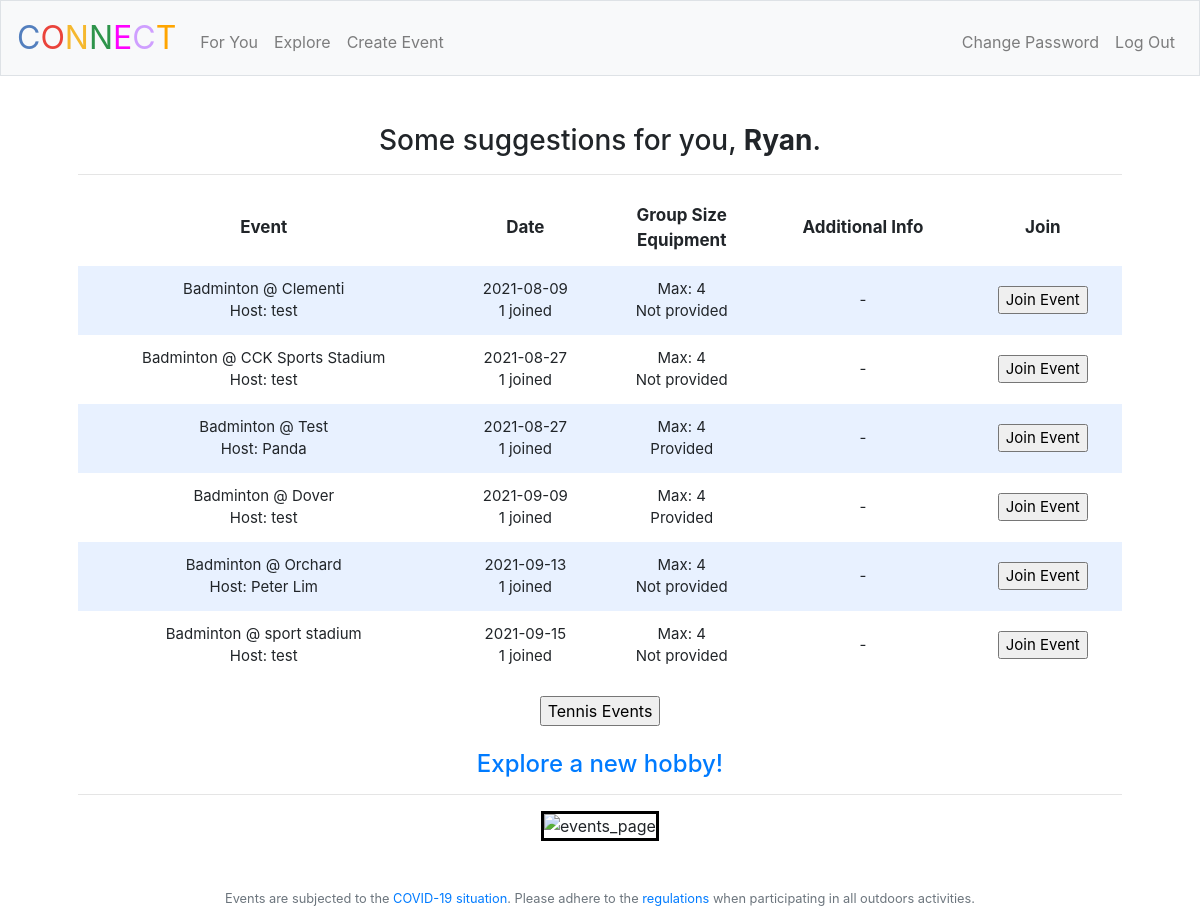
Screenshot of /for_you (signed in) with the database file from the repository.
### tables this page shows
CREATE TABLE "activities" ('event_id' integer PRIMARY KEY NOT NULL, 'email' text NOT NULL, 'hobby' text NOT NULL, 'location' text NOT NULL, 'date' date NOT NULL, 'participant_count' integer DEFAULT 1 , 'organiser' text NOT NULL, 'comment' text, 'max' integer NOT NULL, 'equipment' text NOT NULL);

### application.py (the view)
@app.route("/for_you")
@login_required
def for_you():
    hobby_count = db.execute(
        "SELECT hobby, count(hobby) AS count FROM participant WHERE email = ? GROUP BY hobby ORDER BY count DESC, hobby ASC", session["email"])
    if len(hobby_count) == 0:
        flash("Let's explore some events first!")
        return redirect("/events")
    else:
        main_interest = hobby_count[0]["hobby"]
        if len(hobby_count) > 1:
            sub_interest = hobby_count[1]["hobby"]
        else:
            sub_interest = ""
        more_events = db.execute(
            "SELECT * FROM activities WHERE hobby = ? AND event_id NOT IN (SELECT event_id FROM participant WHERE email = ?) ORDER BY hobby ASC, date ASC", main_interest, session["email"])
        return render_template("for_you.html", welcome_user=session["username"], activities=more_events, sub_interest=sub_interest)

### application.py (called while the page is built)
def login_required(f):
    @wraps(f)
    def decorated_function(*args, **kwargs):
        if session.get("email") is None:
            return redirect("/login")
        return f(*args, **kwargs)
    return decorated_function

@app.after_request
def after_request(response):
    response.headers["Cache-Control"] = "no-cache, no-store, must-revalidate"
    response.headers["Expires"] = 0
    response.headers["Pragma"] = "no-cache"
    return response

### templates/for_you.html (shortened to what this page needs)
{% extends "layout.html" %}
{% block main %}
    <H3>Some suggestions for you, <b>{{ welcome_user }}</b>.</H3>
    <hr>
    <table>
        <thead>
            <tr>
                <th>Event</th>
                <th>Date</th>
                <th>Group Size<br>Equipment</th>
                <th>Additional Info</th>
                <th>Join</th>
            </tr>
        </thead>
            <tbody>
                {% for activity in activities %}
                <tr>
                    <td>{{ activity.hobby }} @ {{ activity.location }}<br>Host: {{ activity.organiser }}</td>
                    <td>{{ activity.date }}<br>{{ activity.participant_count }} joined</td>
                    <td>Max: {{ activity.max }}<br>{{ activity.equipment }}</td>
                    <td>{{ activity.comment }}</td>
                    <td>
                        <form action = "/join_event" method = "post">
                            <input type = "submit" value = "Join Event">
                        </form>
                    </td>
                </tr>
                {% endfor %}
            </tbody>
    </table>
    <form action = "/events" method = "post">
        <input type = "submit" value = "{{ sub_interest }} Events">
    </form>
    <br>
    <h4><a href = "/events">Explore a new hobby!</a></h4>
    <hr>
    <img id = "image" src = "https://www.pngitem.com/pimgs/m/141-1414092_nyan-cat-png-transparent-png.png" alt = "events_page">
{% endblock %}

### static/styles.css (style rules this page uses)
main img { max-width: 100%; }
table { background-color: transparent; margin-bottom: 1rem; width: 100%; }
table td { padding: 0.75rem; vertical-align: middle; font-weight: normal; font-size: 15px; }
table th { padding: 0.75rem; vertical-align: middle; font-weight: bold; font-size: 17px; }
tbody tr:nth-of-type(odd) { background-color: rgb(179, 208, 255, 0.3) }
#image { border-style: solid; border-color: #000000; }

### rows the page displays
activities: hobby "Badminton", location "Clementi", organiser "test", date "2021-08-09", participant_count "1", max "4", equipment "Not provided", comment "-"
activities: hobby "Badminton", location "CCK Sports Stadium", organiser "test", date "2021-08-27", participant_count "1", max "4", equipment "Not provided", comment "-"
activities: hobby "Badminton", location "Test", organiser "Panda", date "2021-08-27", participant_count "1", max "4", equipment "Provided", comment "-"
activities: hobby "Badminton", location "Dover", organiser "test", date "2021-09-09", participant_count "1", max "4", equipment "Provided", comment "-"
activities: hobby "Badminton", location "Orchard", organiser "Peter Lim", date "2021-09-13", participant_count "1", max "4", equipment "Not provided", comment "-"
activities: hobby "Badminton", location "sport stadium", organiser "test", date "2021-09-15", participant_count "1", max "4", equipment "Not provided", comment "-"

### other values shown
{{ welcome_user }} "Ryan"
